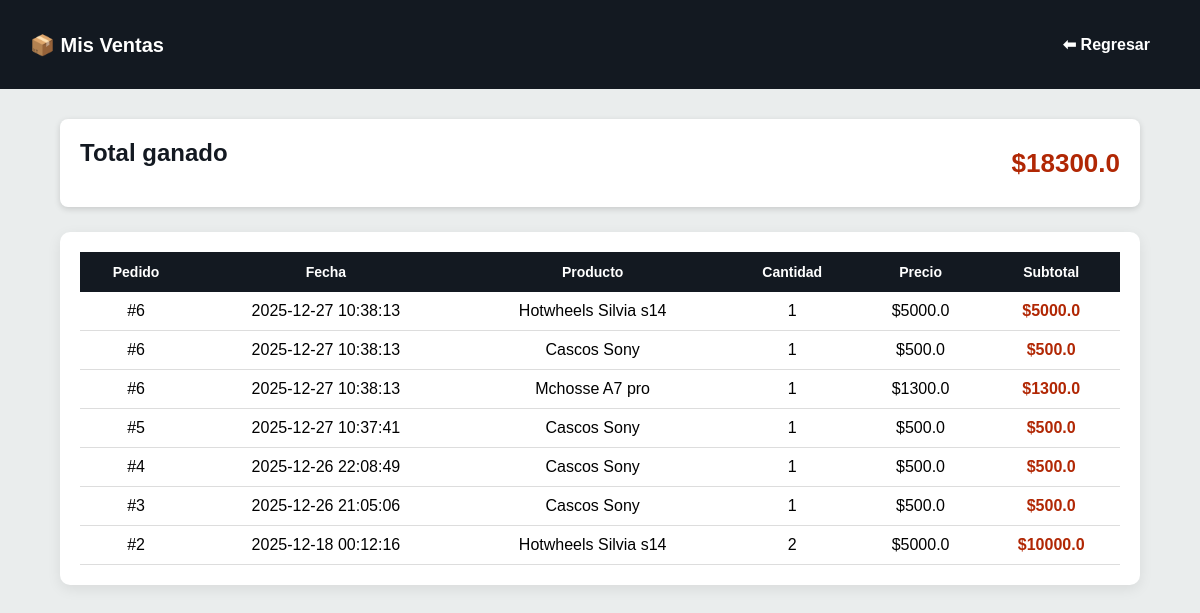
The page /seller/orders (signed in) on the database its author committed.
### tables this page shows
CREATE TABLE order_items (
        id INTEGER PRIMARY KEY AUTOINCREMENT,
        order_id INTEGER,
        product_id INTEGER,
        quantity INTEGER,
        price REAL,
        FOREIGN KEY(order_id) REFERENCES orders(id),
        FOREIGN KEY(product_id) REFERENCES products(id)
    );

CREATE TABLE orders (
        id INTEGER PRIMARY KEY AUTOINCREMENT,
        user_id INTEGER,
        total REAL,
        address TEXT,
        payment_method TEXT,
        created_at TEXT, status TEXT DEFAULT 'pagado', address_id INTEGER,
        FOREIGN KEY(user_id) REFERENCES users(id)
    );

CREATE TABLE products (
        id INTEGER PRIMARY KEY AUTOINCREMENT,
        name TEXT NOT NULL,
        price REAL NOT NULL,
        description TEXT,
        user_id INTEGER,
        image TEXT, category_id INTEGER, stock INTEGER DEFAULT 0,
        FOREIGN KEY (user_id) REFERENCES users(id)
    );

### app.py (the view)
@app.route('/seller/orders')
def seller_orders():
    if 'user_id' not in session or session.get('role') != 'seller':
        return redirect(url_for('login'))
    conn = get_connection()
    cur = conn.cursor()
    cur.execute("""
        SELECT
            orders.id AS order_id,
            orders.created_at,
            orders.total,
            products.name,
            order_items.quantity,
            order_items.price,
            (order_items.quantity * order_items.price) AS subtotal
        FROM order_items
        JOIN orders ON order_items.order_id = orders.id
        JOIN products ON order_items.product_id = products.id
        WHERE products.user_id = ?
        ORDER BY orders.created_at DESC
    """, (session['user_id'],))
    sales = cur.fetchall()
    cur.execute("""
        SELECT SUM(order_items.quantity * order_items.price)
        FROM order_items
        JOIN products ON order_items.product_id = products.id
        WHERE products.user_id = ?
    """, (session['user_id'],))
    total = cur.fetchone()[0] or 0
    cur.close()
    conn.close()
    return render_template('seller_orders.html', sales=sales, total=total)

### database.py (called while the page is built)
def get_connection(timeout=10, check_same_thread=False):
    conn = sqlite3.connect(DB_PATH, timeout=timeout, check_same_thread=check_same_thread)
    conn.row_factory = sqlite3.Row
    return conn

### templates/seller_orders.html (shortened to what this page needs)
<!DOCTYPE html>
<html lang="es">
<head>
    <link rel="stylesheet" href="{{ url_for('static', filename='styles.css') }}">
</head>
<body>
<div class="seller-header">
    <div class="seller-title">📦 Mis Ventas</div>
    <a href="/seller" class="back-link">⬅ Regresar</a>
</div>
<div class="orders-container">
    <div class="orders-summary">
        <h2>Total ganado</h2>
        <span class="total-money">${{ total }}</span>
    </div>
    {% if sales %}
    <div class="table-wrapper">
        <table class="orders-table">
            <thead>
                <tr>
                    <th>Pedido</th>
                    <th>Fecha</th>
                    <th>Producto</th>
                    <th>Cantidad</th>
                    <th>Precio</th>
                    <th>Subtotal</th>
                </tr>
            </thead>
            <tbody>
                {% for s in sales %}
                <tr>
                    <td>#{{ s[0] }}</td>
                    <td>{{ s[1] }}</td>
                    <td>{{ s[3] }}</td>
                    <td>{{ s[4] }}</td>
                    <td>${{ s[5] }}</td>
                    <td class="subtotal">${{ s[6] }}</td>
                </tr>
                {% endfor %}
            </tbody>
        </table>
    </div>
    {% else %}
        <div class="empty-state">
            <h3>No tienes ventas todavía 😢</h3>
            <p>Cuando un cliente compre, aquí aparecerán tus pedidos.</p>
        </div>
    {% endif %}
</div>
</body>
</html>

### static/styles.css (style rules this page uses)
html, body { height: 100%; }
* { margin: 0; padding: 0; box-sizing: border-box; }
body { font-family: Arial, Helvetica, sans-serif; background-color: #eaeded; display: flex; flex-direction: column; }
h1, h2 { margin-bottom: 20px; color: #131921; text-align: center; }
table { width: 100%; border-collapse: collapse; background: white; }
th { background-color: #232f3e; color: white; padding: 12px; }
td { padding: 10px; border-bottom: 1px solid #ddd; text-align: center; }
.seller-header { background: #131921; color: white; padding: 15px 30px; display: flex; justify-content: space-between; align-items: center; }
.seller-header a { color: white; text-decoration: none; font-weight: bold; }
.seller-title { font-size: 20px; font-weight: bold; }
.back-link { color: #fff; text-decoration: none; font-weight: bold; }
.orders-container { width: 90%; margin: 30px auto; }
.orders-summary { background: white; padding: 20px; border-radius: 8px; box-shadow: 0 2px 6px rgba(0,0,0,.15); margin-bottom: 25px; display: flex; justify-content: space-between; align-items: center; }
.total-money { font-size: 26px; font-weight: bold; color: #B12704; }
.table-wrapper { background: white; padding: 20px; border-radius: 8px; box-shadow: 0 2px 6px rgba(0,0,0,.15); }
.orders-table { width: 100%; border-collapse: collapse; }
.orders-table th { background: #131921; color: white; padding: 12px; font-size: 14px; }
.orders-table td { padding: 10px; border-bottom: 1px solid #ddd; text-align: center; }
.subtotal { font-weight: bold; color: #B12704; }
.subtotal { color: #B12704; font-weight: bold; }
.back-link { display: inline-block; margin: 20px; color: #007185; text-decoration: none; font-weight: bold; }
.table-wrapper { background: #fff; border-radius: 10px; overflow: hidden; box-shadow: 0 4px 14px rgba(0,0,0,0.08); }

### rows shown on the page
order_items: s "6", created_at "2025-12-27 10:38:13", name "Hotwheels Silvia s14", quantity "1", price "5000.0"
order_items: s "6", created_at "2025-12-27 10:38:13", name "Cascos Sony", quantity "1", price "500.0"
order_items: s "6", created_at "2025-12-27 10:38:13", name "Mchosse A7 pro", quantity "1", price "1300.0"
order_items: s "5", created_at "2025-12-27 10:37:41", name "Cascos Sony", quantity "1", price "500.0"
order_items: s "4", created_at "2025-12-26 22:08:49", name "Cascos Sony", quantity "1", price "500.0"
order_items: s "3", created_at "2025-12-26 21:05:06", name "Cascos Sony", quantity "1", price "500.0"
order_items: s "2", created_at "2025-12-18 00:12:16", name "Hotwheels Silvia s14", quantity "2", price "5000.0", s "10000.0"

### other values the page prints
{{ total }} "18300.0"
